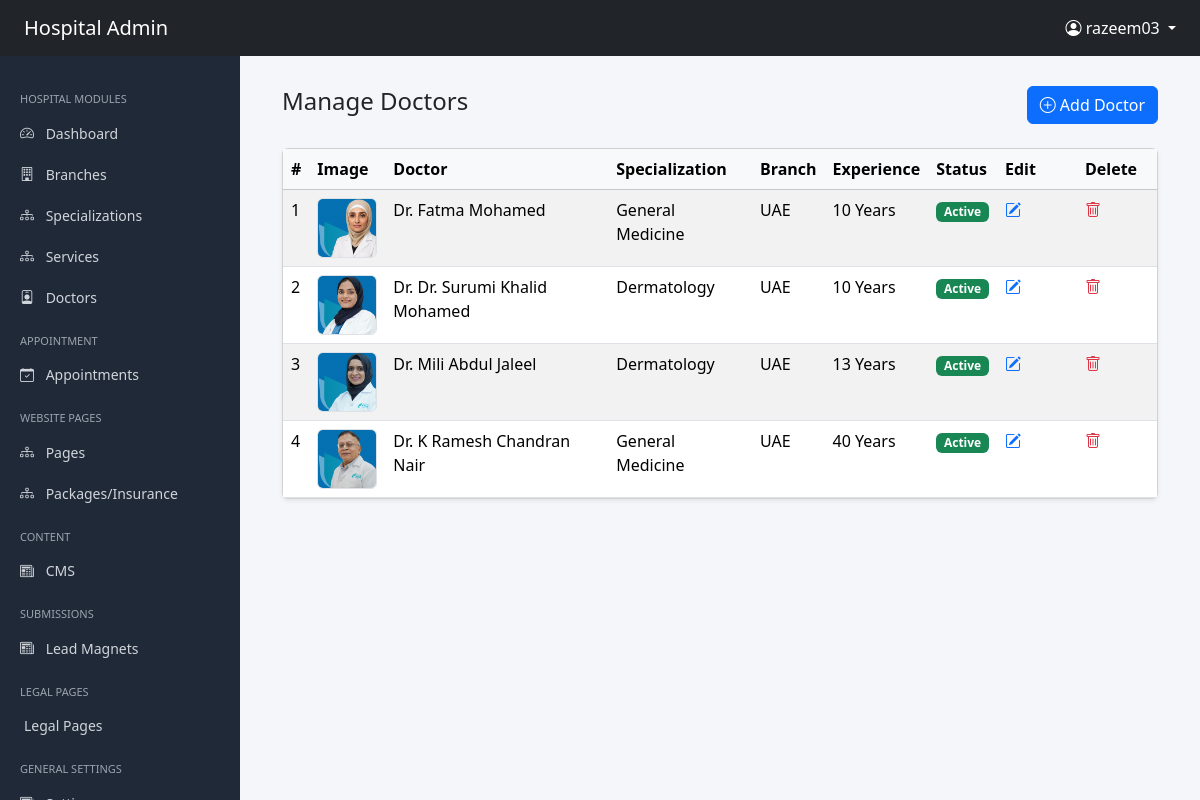
/administrator/doctors/ (signed in), run on an earlier commit of the app's database.
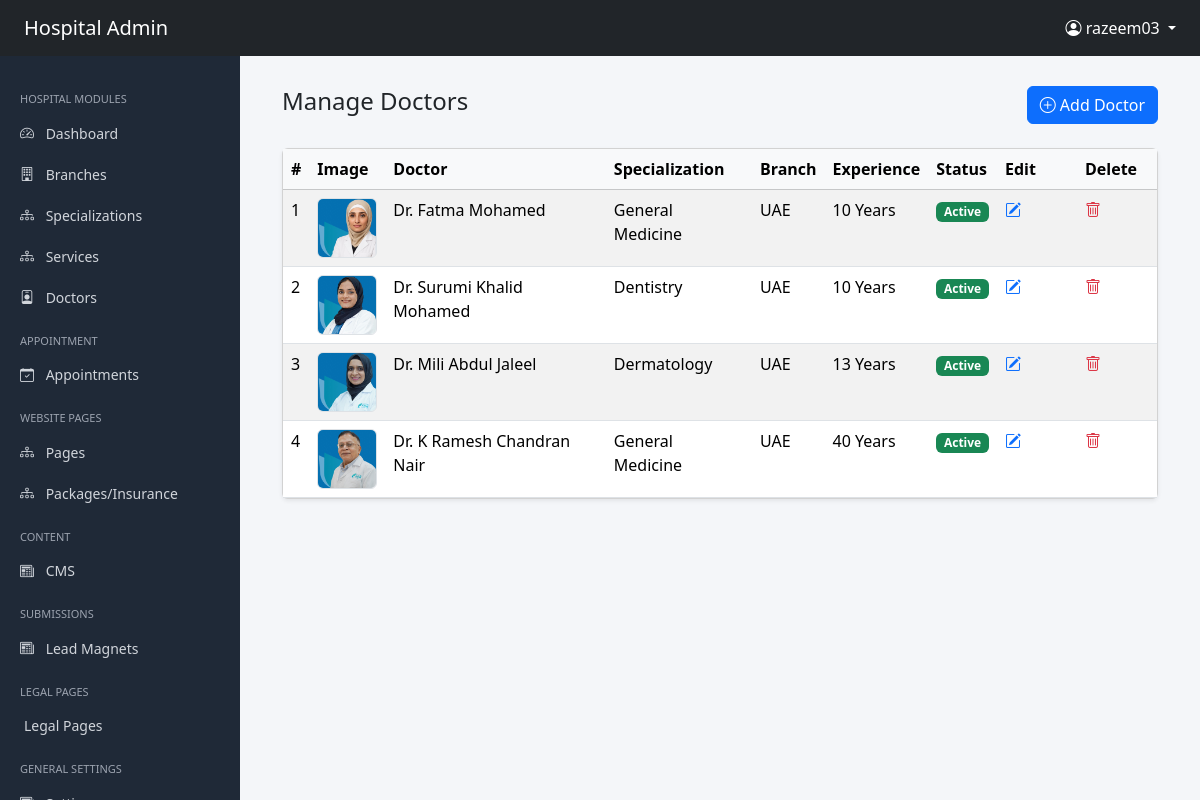
And on a later commit of the database.
### accounts/models.py (models this page shows, shortened)
class User(AbstractUser):
    phone_number = models.CharField(max_length=15, blank=True, null=True)
    is_admin = models.BooleanField(default=False)
    is_doctor = models.BooleanField(default=False)
    is_patient = models.BooleanField(default=True)

### administrator/models.py (models this page shows, shortened)
class SEOModel(models.Model):
    meta_title = models.CharField(max_length=255, blank=True)
    meta_description = models.TextField(blank=True)
    canonical_url = models.URLField(blank=True)
    primary_keywords = models.CharField(max_length=255, blank=True)
    secondary_keywords = models.CharField(max_length=255, blank=True)
    slug = models.SlugField(unique=True)
    og_title = models.CharField(max_length=255, blank=True)
    og_description = models.TextField(blank=True)
    og_image = models.ImageField(upload_to="seo/og/", blank=True, null=True)
    class Meta:
        abstract = True

class Doctor(SEOModel):
    user = models.OneToOneField(
        settings.AUTH_USER_MODEL,
        on_delete=models.CASCADE,
        related_name="doctor_profile"
    )
    branch = models.ForeignKey(
        Branch,
        on_delete=models.CASCADE,
        related_name="doctors"
    )
    specialization = models.ForeignKey(
        Specialization,
        on_delete=models.CASCADE,
        related_name="doctors"
    )
    hero_title=models.CharField(max_length=255, blank=True)
    hero_description=models.TextField(max_length=255, blank=True)
    doctor_hero_banner = models.ImageField(upload_to='uploads/doctors/', blank=True, null=True)
    doctor_hero_banner_alt = models.CharField(max_length=255, blank=True)
    designation = models.CharField(
        max_length=200,
        blank=True
    )
    years_of_experience = models.PositiveIntegerField(
        help_text="Years of experience"
    )
    profile_image = models.ImageField(
        upload_to="uploads/doctors/profile/",
        blank=True,
        null=True
    )
    profile_image_alt = models.CharField(max_length=255, blank=True)
    specialized_in = models.CharField(
        max_length=255,
        blank=True,
        help_text="Example: Heart Surgery, Angioplasty"
    )
    languages = models.CharField(
        max_length=255,
        blank=True,
        help_text="Example: English, Hindi, Malayalam"
    )
    procedures = models.TextField(
        blank=True,
        help_text="Major procedures performed"
    )
    success_rate = models.TextField(
        blank=True,
        null=True,
    )
    patients_treated = models.TextField(
        blank=True,
        null=True,
        help_text="Total patients treated"
    )
    short_bio = models.TextField(
        blank=True
    )
    full_bio = RichTextUploadingField(
        blank=True
    )
    is_active = models.BooleanField(
        default=True
    )
    is_deleted = models.BooleanField(
        default=False
    )
    created_at = models.DateTimeField(
        auto_now_add=True
    )
    updated_at = models.DateTimeField(
        auto_now=True
    )
    class Meta:
        ordering = ["user__first_name"]

class Specialization(SEOModel):
    branch = models.ForeignKey(
        Branch,
        on_delete=models.CASCADE,
        related_name='specializations'
    )
    name = models.CharField(max_length=200)
    short_description = models.TextField(blank=True)
    icon = models.ImageField(upload_to='uploads/specializations/', blank=True, null=True)
    featured_image = models.ImageField(upload_to='uploads/specializations/', blank=True, null=True)
    featured_image_alt = models.CharField(max_length=255, blank=True)
    hero_title = models.CharField(max_length=255, blank=True)
    hero_description = models.TextField(blank=True)
    hero_banner = models.ImageField(upload_to='uploads/specializations/', blank=True, null=True)
    hero_banner_alt = models.CharField(max_length=255, blank=True)
    main_title = models.CharField(max_length=255, blank=True)
    main_image = models.ImageField(upload_to='uploads/specializations/', blank=True, null=True)
    main_image_alt = models.CharField(max_length=255, blank=True)
    main_description = RichTextUploadingField(blank=True)
    secondary_title = models.CharField(max_length=255, blank=True)
    secondary_image = models.ImageField(upload_to='uploads/specializations/', blank=True, null=True)
    secondary_image_alt = models.CharField(max_length=255, blank=True)
    long_description_primary = RichTextUploadingField(blank=True)
    long_description_secondary = RichTextUploadingField(blank=True)
    is_active = models.BooleanField(default=True)
    is_deleted = models.BooleanField(default=False)
    created_at = models.DateTimeField(auto_now_add=True)
    updated_at = models.DateTimeField(auto_now=True)
    class Meta:
        ordering = ['-created_at']
        verbose_name = "Specialization"
        verbose_name_plural = "Specializations"

class Branch(models.Model):
    name = models.CharField(max_length=150)
    description = models.TextField(blank=True)
    is_active = models.BooleanField(default=True)
    created_at = models.DateTimeField(auto_now_add=True)

### administrator/views.py (the view)
# urls.py: path( 'doctors/',DoctorListView.as_view(),name="doctor-list"),
@method_decorator(admin_required, name='dispatch')
class DoctorListView(ListView):
    model = Doctor
    context_object_name = "doctors"
    template_name = 'administrator/doctor/list.html'
    ordering = ['-created_at']

### userapp/context_processors.py (called while the page is built)
def global_data(request):
    def get_menu(slug):
        return MenuGroup.objects.prefetch_related('items').filter(
            slug=slug,
            is_active=True
        ).first()
    settings = GlobalSettings.objects.first()
    social_links = SocialLink.objects.filter(is_active=True).order_by('order')
    legal_pages = LegalPage.objects.filter(is_active=True)
    return {
        'global_settings': settings,
         'social_links': social_links,
         'legal_pages':legal_pages,
        'main_menu': get_menu('main-menu'),
        'specialization_menu': get_menu('specialization-menu'),
        'quick_links_menu': get_menu('quick-links-menu'),
    }

### administrator/templates/administrator/doctor/list.html (shortened to what this page needs)
{% extends "administrator/shared/base.html" %}
{% block content %}
<div class="container-fluid">
    <div class="d-flex justify-content-between align-items-center mb-4">
        <h4>Manage Doctors</h4>
        <a href="{% url 'administrator:doctor_create' %}"
           class="btn btn-primary">
            <i class="bi bi-plus-circle"></i> Add Doctor
        </a>
    </div>
    <div class="card shadow-sm">
        <div class="card-body p-0">
            <table class="table table-striped table-hover mb-0">
                <thead class="table-light">
                    <tr>
                        <th>#</th>
                        <th>Image</th>
                        <th>Doctor</th>
                        <th>Specialization</th>
                        <th>Branch</th>
                        <th>Experience</th>
                        <th>Status</th>
                        <th width="80">Edit</th>
                        <th width="80">Delete</th>
                    </tr>
                </thead>
                <tbody>
                {% for doctor in doctors %}
                    <tr>
                        <td>{{ forloop.counter }}</td>
                        <td>
                            {% if doctor.profile_image %}
                                <img src="{{ doctor.profile_image.url }}"
                                     width="60"
                                     class="rounded border">
                            {% else %}
                                <span class="text-muted">No Image</span>
                            {% endif %}
                        </td>
                        <td>
                            Dr. {{ doctor.user.first_name }} {{ doctor.user.last_name }}
                        </td>
                        <td>
                            {{ doctor.specialization.name }}
                        </td>
                        <td>
                            {{ doctor.branch.name }}
                        </td>
                        <td>
                            {{ doctor.years_of_experience }} Years
                        </td>
                        <td>
                            {% if doctor.is_active %}
                                <span class="badge bg-success">
                                    Active
                                </span>
                            {% else %}
                                <span class="badge bg-secondary">
                                    Inactive
                                </span>
                            {% endif %}
                        </td>
                        <td>
                            <a href="{% url 'administrator:doctor-update' doctor.id %}"
                               class="text-primary">
                                <i class="bi bi-pencil-square"></i>
                            </a>
                        </td>
                        <td>
                            <a href="{% url 'administrator:doctor-delete' doctor.id %}"
                               class="text-danger"
                               onclick="return confirm('Delete this doctor?')">
                                <i class="bi bi-trash"></i>
                            </a>
                        </td>
                    </tr>
                {% empty %}
                    <tr>
                        <td colspan="9" class="text-center py-4">
                            No doctors found
                        </td>
                    </tr>
                {% endfor %}
                </tbody>
            </table>
        </div>
    </div>
</div>
{% endblock %}

### administrator/templates/administrator/shared/base.html (shortened to what this page needs)
<!DOCTYPE html>
<html lang="en">
<head>
<link href="https://cdn.jsdelivr.net/npm/bootstrap@5.3.2/dist/css/bootstrap.min.css" rel="stylesheet">
<link href="https://cdn.jsdelivr.net/npm/bootstrap-icons@1.11.1/font/bootstrap-icons.css" rel="stylesheet">
</head>
<body>
<nav class="navbar navbar-dark bg-dark px-4 navbar-fixed">
<span class="navbar-brand">Hospital Admin</span>
<div class="ms-auto">
{% if request.user.is_authenticated %}
<div class="dropdown">
<a class="text-white dropdown-toggle text-decoration-none"
href="#"
data-bs-toggle="dropdown">
<i class="bi bi-person-circle"></i>
{{ request.user.username }}
</a>
</div>
{% endif %}
</div>
</nav>
<div class="sidebar">
<div class="menu-title">Hospital Modules</div>
<a href="{% url 'administrator:dashboard' %}">
<i class="bi bi-speedometer2"></i> Dashboard
</a>
<a href="{% url 'administrator:branch-list' %}">
<i class="bi bi-building"></i> Branches
</a>
<a href="{% url 'administrator:specialization-list' %}">
<i class="bi bi-diagram-3"></i> Specializations
</a>
<a href="{% url 'administrator:service-list' %}">
<i class="bi bi-diagram-3"></i> Services
</a>
<a href="{% url 'administrator:doctor-list' %}">
<i class="bi bi-person-badge"></i> Doctors
</a>
<div class="menu-title">Appointment</div>
<a data-bs-toggle="collapse" href="#appointments">
<i class="bi bi-calendar-check"></i> Appointments
</a>
<div class="menu-title">Website Pages</div>
<a data-bs-toggle="collapse" href="#pages">
<i class="bi bi-diagram-3"></i> Pages
</a>
<a data-bs-toggle="collapse" href="#servicepages">
<i class="bi bi-diagram-3"></i> Packages/Insurance
</a>
<div class="menu-title">Content</div>
<a data-bs-toggle="collapse" href="#contenttype">
<i class="bi bi-newspaper"></i> CMS
</a>
<div class="menu-title">Submissions</div>
<a data-bs-toggle="collapse" href="#submissions">
<i class="bi bi-newspaper"></i> Lead Magnets
</a>
<div class="menu-title">Legal Pages</div>
<a href="{% url 'administrator:legal-list' %}" class="ps-4">Legal Pages</a>
<div class="menu-title">General Settings</div>
<a data-bs-toggle="collapse" href="#gensettings">
<i class="bi bi-newspaper"></i> Settings
</a>
</div>
<div class="main-content">
{% block content %}{% endblock %}
</div>
</body>
</html>

### administrator/templates/administrator/shared/base.html (style rules this page uses)
body { background:#f4f6f9; overflow-x:hidden; }
.sidebar { position:fixed; top:56px; left:0; height:100%; width:240px; background:#1f2937; padding-top:20px; overflow-y:auto; }
.sidebar a { color:#d1d5db; padding:10px 20px; display:block; text-decoration:none; font-size:14px; }
.sidebar .menu-title { color:#9ca3af; font-size:11px; padding:15px 20px 5px; text-transform:uppercase; }
.sidebar i { margin-right:8px; }
.main-content { margin-left:240px; padding:30px; }

What changed in the data, as far as the page shows it:
changed Doctor "Khalid Mohamed": user.first_name "Dr. Surumi" → "Surumi"; specialization.name "Dermatology" → "Dentistry"
